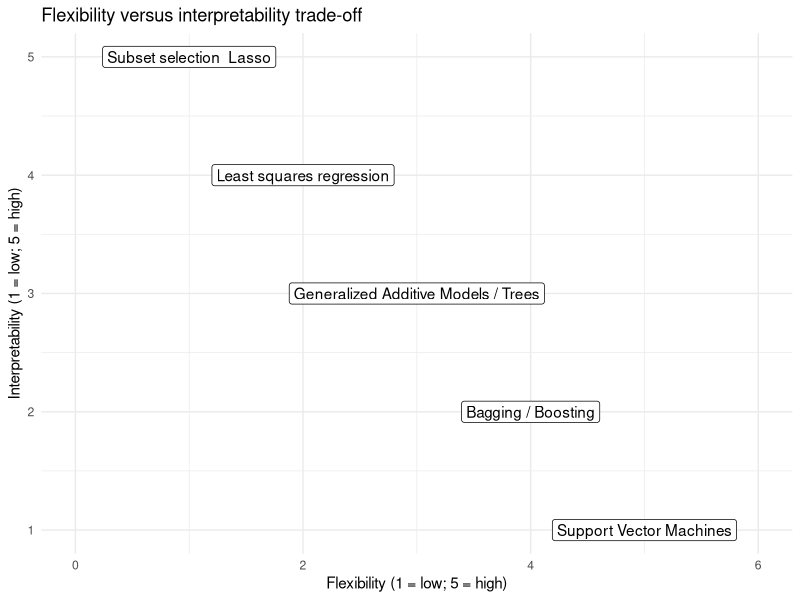

The R source for this figure:
## ---- chunk 1
library(tidyverse)
## ---- chunk 2
data.frame(x = 1:5, y = 5:1) %>%
  ggplot(aes(x = x, y = y)) +
  geom_label(aes(label = c("Subset selection \ Lasso",
                           "Least squares regression",
                           "Generalized Additive Models / Trees",
                           "Bagging / Boosting",
                           "Support Vector Machines"))) +
  lims(x = c(0, 6)) +
  labs(y = "Interpretability (1 = low; 5 = high)",
       x = "Flexibility (1 = low; 5 = high)",
       title = "Flexibility versus interpretability trade-off") +
  theme_minimal()
